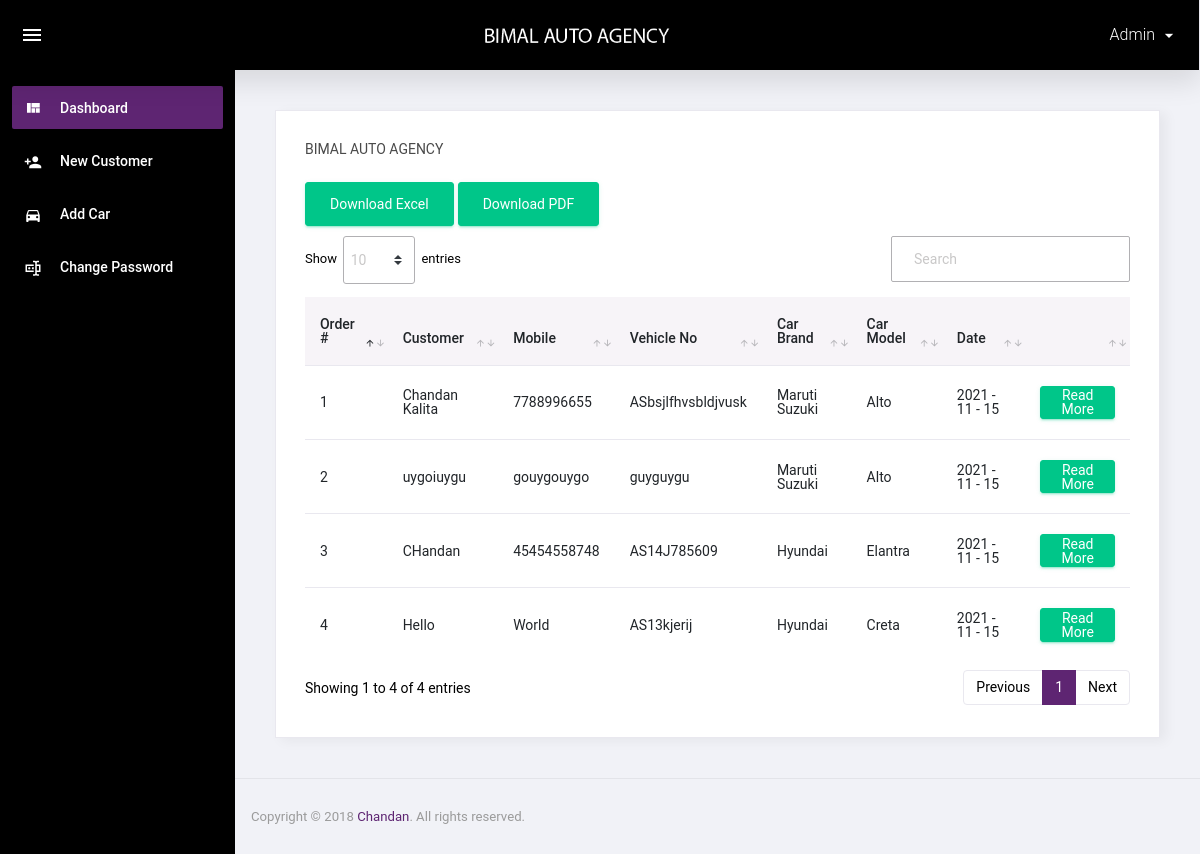
The app's page /index.php (signed in) with its own data.
### tables this page shows
CREATE TABLE `vehicle` (
  `id` int(11) NOT NULL,
  `name` varchar(255) NOT NULL,
  `mobile` varchar(20) NOT NULL,
  `car_no` varchar(30) NOT NULL,
  `car_brand_id` int(11) NOT NULL,
  `car_model_id` int(11) NOT NULL,
  `kms` varchar(50) NOT NULL,
  `problem` text NOT NULL,
  `date` varchar(50) NOT NULL,
  `entered_by` varchar(30) NOT NULL
);

CREATE TABLE `car_brand` (
  `id` int(11) NOT NULL,
  `brand` varchar(255) NOT NULL
);

CREATE TABLE `car_model` (
  `id` int(11) NOT NULL,
  `brand_id` int(11) NOT NULL,
  `model` varchar(255) NOT NULL
);

### index.php (the view)
<?php include 'header.php';
$sql = "SELECT
        vehicle.id, vehicle.name, vehicle.mobile, vehicle.car_no, vehicle.date, car_model.model, car_brand.brand
        FROM vehicle
        INNER JOIN car_model on vehicle.car_model_id=car_model.id
        INNER JOIN car_brand on vehicle.car_brand_id=car_brand.id";
$query = mysqli_query($con, $sql);
?>
<div class="card">
  <div class="card-body">
    <h4 class="card-title"><?php echo COMPANY; ?></h4>
    <a href="download.php?type=excel" class="btn btn-success download">Download Excel</a>
    <a href="download.php?type=pdf" class="btn btn-success download">Download PDF</a>
    <div class="row">
      <div class="col-12">
        <div class="table-responsive">
          <table id="order-listing" class="table">
            <thead>
              <tr>
                <th>Order #</th>
                <th>Customer</th>
                <th>Mobile</th>
                <th>Vehicle No</th>
                <th>Car Brand</th>
                <th>Car Model</th>
                <th>Date</th>
                <th> </th>
              </tr>
            </thead>
            <tbody>
              <?php
                if(mysqli_num_rows($query)>0){
                  $i = 1;
                  while($row=mysqli_fetch_assoc($query)){
              ?>
              <tr>
                <td><?php echo $i ?></td>
                <td><?php echo $row['name'] ?></td>
                <td><?php echo $row['mobile'] ?></td>
                <td><?php echo $row['car_no'] ?></td>
                <td><?php echo $row['brand'] ?></td>
                <td><?php echo $row['model'] ?></td>
                <td><?php echo $row['date'] ?></td>
                <td><a href="readmore.php?id=<?php echo $row['id'] ?>" class="btn-success btn">Read More</a></td>
              </tr>
              <?php
                $i++;
                }
              }else{
              }
              ?>
            </tbody>
          </table>
        </div>
      </div>
    </div>
  </div>
</div>
<?php include 'footer.php' ?>

### header.php (shortened to what this page needs)
<?php
$active = '';
$formactive = '';
$addCarActive = '';
$PassChange = '';
if($_SERVER['PHP_SELF']==ROOT.'/readmore.php' || $_SERVER['PHP_SELF']==ROOT.'/' ||$_SERVER['PHP_SELF']==ROOT.'/index.php'){
  $active = 'active';
}elseif($_SERVER['PHP_SELF']==ROOT.'/form.php'){
  $formactive = 'active';
}elseif($_SERVER['PHP_SELF']==ROOT.'/addCar.php'){
  $addCarActive = 'active';
}elseif($_SERVER['PHP_SELF']==ROOT.'/change_passwprd.php'){
  $PassChange = 'active';
}
?>
<!DOCTYPE html>
<html lang="en">
<head>
  <link rel="stylesheet" href="assets/css/materialdesignicons.min.css">
  <link rel="stylesheet" href="assets/css/vendor.bundle.base.min.css">
  <link rel="stylesheet" href="assets/css/dataTables.bootstrap4.min.css">
  <link rel="stylesheet" href="assets/css/bootstrap-datepicker.min.css">
  <link rel="stylesheet" href="assets/css/style.min.css">
  <link rel="stylesheet" href="assets/css/custom.css">
</head>
<body class="sidebar-light">
  <div class="container-scroller">
    <nav class="navbar col-lg-12 col-12 p-0 fixed-top d-flex flex-row">
      <div class="navbar-menu-wrapper d-flex align-items-stretch justify-content-between">
        <ul class="navbar-nav mr-lg-2 d-none d-lg-flex">
          <li class="nav-item nav-toggler-item">
            <button class="navbar-toggler align-self-center" type="button" data-toggle="minimize">
              <span class="mdi mdi-menu"></span>
            </button>
          </li>
        </ul>
        <div class="text-center navbar-brand-wrapper d-flex align-items-center justify-content-center">
          <a class="navbar-brand brand-logo" href="index.html"><img src="assets/images/logo.png" alt="logo" /></a>
        </div>
        <ul class="navbar-nav navbar-nav-right">
          <li class="nav-item nav-profile dropdown">
            <a class="nav-link dropdown-toggle" href="#" data-toggle="dropdown" id="profileDropdown">
              <span class="nav-profile-name"><?php echo $_SESSION['NAME'] ?></span>
            </a>
          </li>
        </ul>
      </div>
    </nav>
    <div class="container-fluid page-body-wrapper">
      <nav class="sidebar sidebar-offcanvas" id="sidebar">
        <ul class="nav">
          <li class="nav-item <?php echo $active?>">
            <a class="nav-link" href="index.php">
              <i class="mdi mdi-view-quilt menu-icon"></i>
              <span class="menu-title">Dashboard</span>
            </a>
          </li>
          <li class="nav-item <?php echo $formactive?>">
            <a class="nav-link" href="form.php">
              <i class="mdi mdi-account-plus menu-icon"></i>
              <span class="menu-title">New Customer</span>
            </a>
          </li>
          <li class="nav-item <?php echo $addCarActive?>">
            <a class="nav-link" href="addCar.php">
              <i class="mdi mdi-car menu-icon"></i>
              <span class="menu-title">Add Car</span>
            </a>
          </li>
          <li class="nav-item <?php echo $PassChange?>">
            <a class="nav-link" href="change_passwprd.php">
              <i class="mdi mdi-textbox-password menu-icon"></i>
              <span class="menu-title">Change Password</span>
            </a>
          </li>
        </ul>
      </nav>
      <div class="main-panel">
        <div class="content-wrapper">

### footer.php (shortened to what this page needs)
</div>
<footer class="footer">
  <div class="d-sm-flex justify-content-center justify-content-sm-between">
    <span class="text-muted text-center text-sm-left d-block d-sm-inline-block">Copyright © 2018 <a href="https://www.facebook.com/chandan.kalita.16121" target="_blank">Chandan</a>. All rights reserved.</span>
  </div>
</footer>
</div>
</div>
</div>
</body>
</html>

### assets/css/custom.css (style rules this page uses)
.download { margin-bottom: 10px; margin-right: 0; display: inline-block; }
.navbar { background: #000; }
.sidebar-light .sidebar { background: #000000; }
.menu-title { color: #fff; }
.sidebar .nav .nav-item .nav-link i.menu-icon:before { color: #fff; }
.navbar .navbar-menu-wrapper .navbar-nav .nav-item.nav-profile .nav-profile-name { color: #fff; text-transform: capitalize; }
.navbar .navbar-menu-wrapper .navbar-nav .nav-item.nav-profile .nav-link:after { color: #fff; }
.mdi-menu:before { color: #fff; }
.sidebar-light .sidebar .nav .nav-item .nav-link .menu-title { color: #fff; }

### records on screen
vehicle: name "Chandan Kalita", mobile "7788996655", car_no "ASbsjlfhvsbldjvusk", car_brand.brand "Maruti Suzuki", car_model.model "Alto", date "2021 - 11 - 15"
vehicle: name "uygoiuygu", mobile "gouygouygo", car_no "guyguygu", car_brand.brand "Maruti Suzuki", car_model.model "Alto", date "2021 - 11 - 15"
vehicle: name "CHandan", mobile "45454558748", car_no "AS14J785609", car_brand.brand "Hyundai", car_model.model "Elantra", date "2021 - 11 - 15"
vehicle: name "Hello", mobile "World", car_no "AS13kjerij", car_brand.brand "Hyundai", car_model.model "Creta", date "2021 - 11 - 15"

### other values on screen
$_SESSION['NAME'] "Admin"
COMPANY "BIMAL AUTO AGENCY"
